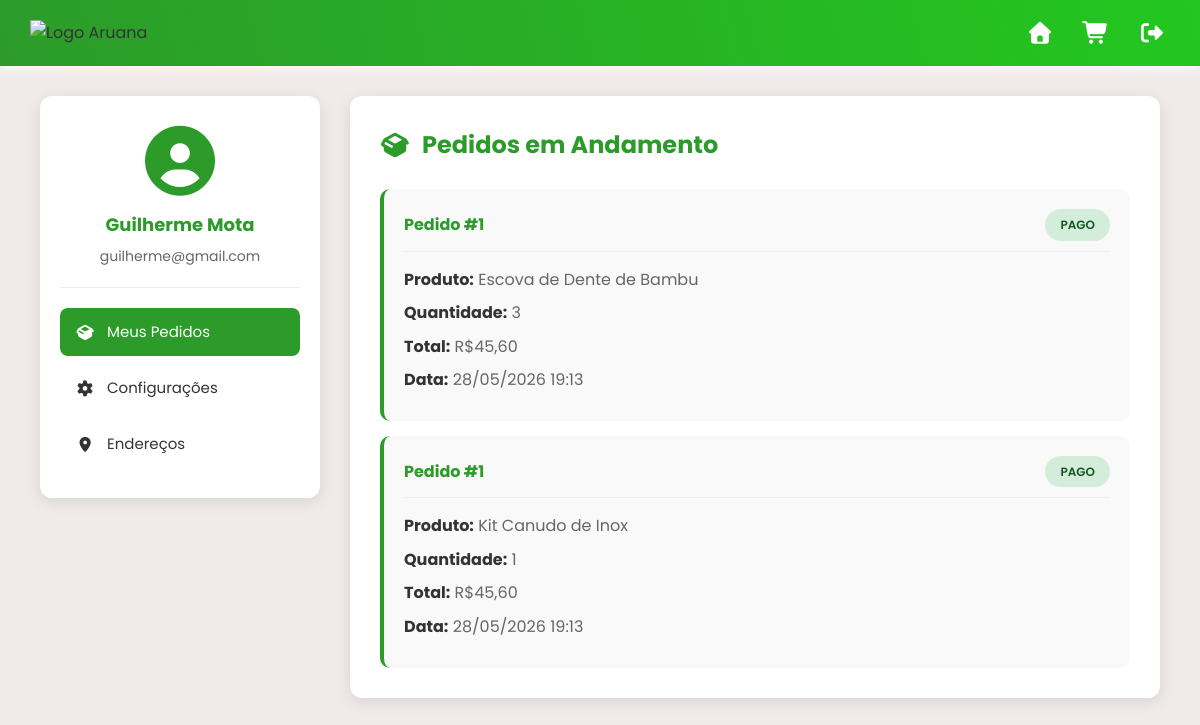
The page /usuario/perfil/perfil.php (signed in) on the database its author committed.
### tables this page shows
CREATE TABLE IF NOT EXISTS usuario (
    id_usuario INT NOT NULL AUTO_INCREMENT PRIMARY KEY,
    nome VARCHAR(100) NOT NULL,
    email VARCHAR(100) NOT NULL UNIQUE,
    senha VARCHAR(255) NOT NULL,
    telefone VARCHAR(20) NULL,
    tipo ENUM('cliente', 'admin') DEFAULT 'cliente',
    data_cadastro DATETIME DEFAULT CURRENT_TIMESTAMP
);

CREATE TABLE IF NOT EXISTS pedido_itens (
    id_item INT NOT NULL AUTO_INCREMENT PRIMARY KEY,
    id_pedido INT NOT NULL,
    id_produto INT NOT NULL,
    quantidade INT NOT NULL,
    preco_unitario DECIMAL(10,2) NOT NULL,
    FOREIGN KEY (id_pedido) REFERENCES pedidos(id_pedido) ON DELETE CASCADE,
     
    FOREIGN KEY (id_produto) REFERENCES produtos(id_produto) ON DELETE RESTRICT
);

CREATE TABLE IF NOT EXISTS pedidos (
    id_pedido INT NOT NULL AUTO_INCREMENT PRIMARY KEY,
    id_usuario INT NOT NULL,
    id_endereco_entrega INT NOT NULL,
    data_pedido DATETIME DEFAULT CURRENT_TIMESTAMP,
    status ENUM('pendente', 'pago', 'enviado', 'entregue', 'cancelado') DEFAULT 'pendente',
    total DECIMAL(10,2) NOT NULL,
    FOREIGN KEY (id_usuario) REFERENCES usuario(id_usuario) ON DELETE CASCADE,
    FOREIGN KEY (id_endereco_entrega) REFERENCES endereco(id_endereco) ON DELETE CASCADE
);

CREATE TABLE IF NOT EXISTS produtos (
    id_produto INT NOT NULL AUTO_INCREMENT PRIMARY KEY,
    nome VARCHAR(100) NOT NULL,
    preco_custo DECIMAL(10,2) NOT NULL,
    preco_venda DECIMAL(10,2) NOT NULL,
    preco_promocional DECIMAL(10,2) NULL,
    modelo VARCHAR(50) NOT NULL,
    estoque INT DEFAULT 0 NOT NULL,
    imagem MEDIUMBLOB,
    descricao TEXT NOT NULL,
    data_cadastro DATETIME DEFAULT CURRENT_TIMESTAMP,
    ativo BOOLEAN DEFAULT TRUE
);

### usuario/perfil/perfil.php (the view, shortened to what this page needs)
<?php
include '../../funcoesPHP/connection.php';
$id_usuario = $_SESSION['id_usuario'];
$sql = "SELECT * FROM usuario WHERE id_usuario = ?";
$stmt = $pdo->prepare($sql);
$stmt->execute([$id_usuario]);
$usuario = $stmt->fetch(PDO::FETCH_ASSOC);
$sql_pedidos_andamento = "SELECT p.*, pr.nome as nome_produto, pr.imagem as imagem_produto, pi.quantidade, pi.preco_unitario
        FROM pedidos p
        LEFT JOIN pedido_itens pi ON p.id_pedido = pi.id_pedido
        LEFT JOIN produtos pr ON pi.id_produto = pr.id_produto
        WHERE p.id_usuario = ? AND p.status IN ('pendente', 'pago', 'enviado')
        ORDER BY p.data_pedido DESC";
$stmt = $pdo->prepare($sql_pedidos_andamento);
$stmt->execute([$id_usuario]);
$pedidos_andamento = $stmt->fetchAll(PDO::FETCH_ASSOC);
$aba_ativa = 'pedidos';
?>
<!DOCTYPE html>
<html lang="pt-br">
<head>
    <link rel="stylesheet" href="style.css?v=5">
    <link rel="stylesheet" href="https://cdnjs.cloudflare.com/ajax/libs/font-awesome/7.0.1/css/all.min.css">
</head>
<body>
    <header>
        <div class="header">
            <img src="../../assetsGerais/aruanaCabecario.webp" class="logo" alt="Logo Aruana" onclick="window.location.href='../inicio/index.php'">
            <div class="header-actions">
                <i onclick="window.location.href = '../inicio/index.php'" class="fa-solid fa-house" title="Início"></i>
                <i onclick="window.location.href = '../carrinho/carrinho.php'" class="fa-solid fa-cart-shopping" title="Meu Carrinho"></i>
                <i onclick="window.location.href = '?logout=true'" class="fa-solid fa-right-from-bracket" title="Sair"></i>
            </div>
        </div>
    </header>
    <div class="perfil-container">
        <div class="sidebar">
            <div class="user-info">
                <i class="fa-solid fa-user-circle user-avatar"></i>
                <h3><?php echo htmlspecialchars($usuario['nome']); ?></h3>
                <p><?php echo htmlspecialchars($usuario['email']); ?></p>
            </div>
            <nav class="sidebar-nav">
                <a href="#" class="tab-btn <?php echo $aba_ativa === 'pedidos' ? 'active' : ''; ?>" data-tab="pedidos">
                    <i class="fa-solid fa-box-open"></i> Meus Pedidos
                </a>
                <a href="#" class="tab-btn <?php echo $aba_ativa === 'conta' ? 'active' : ''; ?>" data-tab="conta">
                    <i class="fa-solid fa-gear"></i> Configurações
                </a>
                <a href="#" class="tab-btn <?php echo $aba_ativa === 'enderecos' ? 'active' : ''; ?>" data-tab="enderecos">
                    <i class="fa-solid fa-location-dot"></i> Endereços
                </a>
            </nav>
        </div>
        <div class="main-content">
            <div class="tab-content <?php echo $aba_ativa === 'pedidos' ? 'active' : ''; ?>" id="pedidos">
                <h2><i class="fa-solid fa-box-open"></i> Pedidos em Andamento</h2>
                <?php if (empty($pedidos_andamento)): ?>
                    <div class="empty-state">
                        <i class="fa-solid fa-clipboard-list"></i>
                        <p>Você não tem pedidos em andamento.</p>
                        <button onclick="window.location.href='../produto/produto.php'">Ver Produtos</button>
                    </div>
                <?php else: ?>
                    <div class="orders-list">
                        <?php foreach ($pedidos_andamento as$pedido): ?>
                        <div class="order-card">
                            <div class="order-header">
                                <span class="order-id">Pedido #<?php echo $pedido['id_pedido']; ?></span>
                                <span class="order-status status-<?php echo $pedido['status']; ?>"><?php echo htmlspecialchars($pedido['status']); ?></span>
                            </div>
                            <div class="order-body">
                                <p><strong>Produto:</strong> <?php echo htmlspecialchars($pedido['nome_produto']); ?></p>
                                <p><strong>Quantidade:</strong> <?php echo $pedido['quantidade']; ?></p>
                                <p><strong>Total:</strong> R$<?php echo number_format($pedido['total'], 2, ',', '.'); ?></p>
                                <p><strong>Data:</strong> <?php echo date('d/m/Y H:i', strtotime($pedido['data_pedido'])); ?></p>
                            </div>
                        </div>
                        <?php endforeach; ?>
                    </div>
                <?php endif; ?>
            </div>
        </div>
    </div>
</body>
</html>

### rows shown on the page
usuario: nome "Guilherme Mota", email "guilherme@gmail.com"
pedido_itens: id_pedido.id_pedido "1", id_pedido.status "PAGO", id_produto.nome "Escova de Dente de Bambu", quantidade "3", id_pedido.total "45,60", id_pedido.data_pedido "28/05/2026 19:13"
pedido_itens: id_pedido.id_pedido "1", id_pedido.status "PAGO", id_produto.nome "Kit Canudo de Inox", quantidade "1", id_pedido.total "45,60", id_pedido.data_pedido "28/05/2026 19:13"
